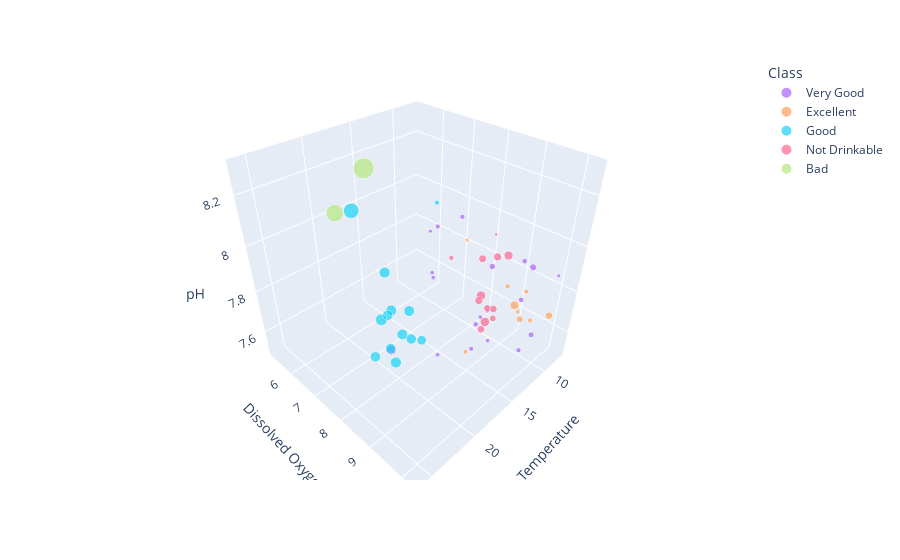

Notebook source saved alongside this figure:
### Code cell
px.scatter_3d(df_2.iloc[:60],x='Temperature', y="Dissolved Oxygen", z="pH", size="Bio-Chemical Oxygen Demand (mg/L)", 
              color="Class", color_discrete_map = {"Joly": "blue", "Bergeron": "violet", "Coderre":"pink"})

### Figure 1 — Plotly figure (JSON) as saved in the notebook; plotly's stock layout.template omitted (floating-point values rounded to 4 significant figures)
{"data": [{"hovertemplate": "Class=Very Good<br>Temperature=%{x}<br>Dissolved Oxygen=%{y}<br>pH=%{z}<br>Bio-Chemical Oxygen Demand (mg/L)=%{marker.size}<extra></extra>", "legendgroup": "Very Good", "marker": {"color": "#ab63fa", "size": [0.15, 0.35, 0.5, 0.25, 0.4, 0.3, 0.3, 0.25, 0.25, 0.3, 0.2, 0.15, 0.2, 0.2, 0, 0, 1.05, 0.25, 0, 0.2, 0.15, 0.2], "sizemode": "area", "sizeref": 0.01275, "symbol": "circle"}, "mode": "markers", "name": "Very Good", "scene": "scene", "showlegend": true, "type": "scatter3d", "x": [7.5, 8.5, 9.5, 19, 16, 12.25, 11.25, 14.25, 13.75, 12.65, 16.55, 17, 16.1, 17.55, 21.1, 26, 20, 20, 18, 11, 11, 11], "y": [9.95, 9.65, 9.55, 8.9, 9.65, 9.75, 9.65, 10.25, 8.85, 8.7, 8.2, 8.2, 8.05, 8.65, 8.7, 8.9, 7.75, 9.7, 8.4, 8.5, 8.7, 8.8], "z": [7.85, 7.55, 7.9, 8.2, 8.05, 8, 7.8, 7.7, 7.54, 7.625, 7.9, 8.1, 7.9, 7.6, 8, 8, 7.6, 8.3, 7.7, 7.6, 7.65, 7.5]}, {"hovertemplate": "Class=Excellent<br>Temperature=%{x}<br>Dissolved Oxygen=%{y}<br>pH=%{z}<br>Bio-Chemical Oxygen Demand (mg/L)=%{marker.size}<extra></extra>", "legendgroup": "Excellent", "marker": {"color": "#FFA15A", "size": [0.45, 0.55, 0.25, 0.85, 0.25, 0.25, 0.25, 0.15, 0.2], "sizemode": "area", "sizeref": 0.01275, "symbol": "circle"}, "mode": "markers", "name": "Excellent", "scene": "scene", "showlegend": true, "type": "scatter3d", "x": [11, 7.5, 10, 11, 10.5, 14.5, 16.5, 14.5, 11.5], "y": [9.65, 9.9, 9.55, 9.45, 9.85, 9.8, 9.25, 8.65, 9.65], "z": [7.7, 7.65, 7.8, 7.75, 7.7, 7.95, 7.65, 8.05, 7.75]}, {"hovertemplate": "Class=Good<br>Temperature=%{x}<br>Dissolved Oxygen=%{y}<br>pH=%{z}<br>Bio-Chemical Oxygen Demand (mg/L)=%{marker.size}<extra></extra>", "legendgroup": "Good", "marker": {"color": "#19d3f3", "size": [1.2, 1.2, 1.35, 1.55, 1.35, 1.3, 1.3, 1.2, 1.2, 0.25, 0, 1, 1.3, 2.75], "sizemode": "area", "sizeref": 0.01275, "symbol": "circle"}, "mode": "markers", "name": "Good", "scene": "scene", "showlegend": true, "type": "scatter3d", "x": [21.5, 21.5, 21, 20.5, 20, 20.5, 20, 19.5, 23, 19.75, 18, 19, 19, 20.5], "y": [8.15, 8.2, 7.95, 7.6, 7.9, 8.3, 7.8, 8.3, 8.15, 9.05, 8.4, 8.5, 8.1, 6.8], "z": [7.85, 7.7, 8, 7.75, 7.55, 7.75, 7.8, 7.7, 7.7, 8.3, 7.65, 7.7, 7.8, 8.15]}, {"hovertemplate": "Class=Not Drinkable<br>Temperature=%{x}<br>Dissolved Oxygen=%{y}<br>pH=%{z}<br>Bio-Chemical Oxygen Demand (mg/L)=%{marker.size}<extra></extra>", "legendgroup": "Not Drinkable", "marker": {"color": "#FF6692", "size": [0.9, 0.55, 0.6, 0.95, 0.95, 0.65, 0.7, 0.1, 0.45, 0.25, 0.7, 0.6], "sizemode": "area", "sizeref": 0.01275, "symbol": "circle"}, "mode": "markers", "name": "Not Drinkable", "scene": "scene", "showlegend": true, "type": "scatter3d", "x": [9.5, 9.5, 11.25, 11.25, 12, 11.5, 11.5, 17, 16, 12, 10.35, 10.35], "y": [8.85, 8.4, 8.6, 8.7, 8.65, 8.5, 8.5, 9.85, 9.8, 7.65, 8.7, 8.75], "z": [7.9, 7.6, 7.55, 7.6, 7.75, 7.9, 7.7, 8.2, 7.85, 7.85, 7.9, 7.65]}, {"hovertemplate": "Class=Bad<br>Temperature=%{x}<br>Dissolved Oxygen=%{y}<br>pH=%{z}<br>Bio-Chemical Oxygen Demand (mg/L)=%{marker.size}<extra></extra>", "legendgroup": "Bad", "marker": {"color": "#B6E880", "size": [0, 3.5, 5.1], "sizemode": "area", "sizeref": 0.01275, "symbol": "circle"}, "mode": "markers", "name": "Bad", "scene": "scene", "showlegend": true, "type": "scatter3d", "x": [17.5, 18, 18], "y": [8.45, 5.2, 6.45], "z": [7.85, 8, 8.25]}], "layout": {"legend": {"itemsizing": "constant", "title": {"text": "Class"}, "tracegroupgap": 0}, "margin": {"t": 60}, "scene": {"domain": {"x": [0, 1], "y": [0, 1]}, "xaxis": {"title": {"text": "Temperature"}}, "yaxis": {"title": {"text": "Dissolved Oxygen"}}, "zaxis": {"title": {"text": "pH"}}}}}
